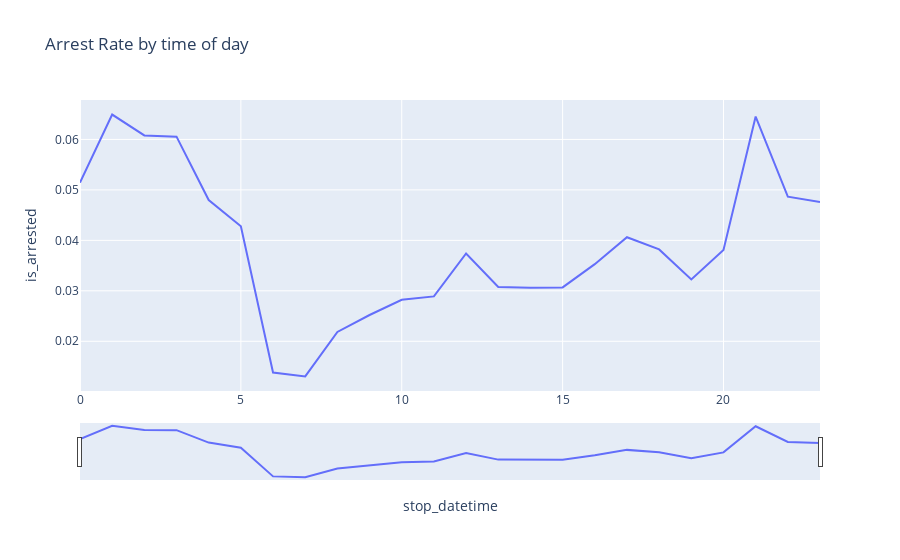

Notebook code cell kept with this figure:
### Code cell
# Create the basic line chart in plotly

fig = px.line(data_frame=df_hourly_arrest_rate,
              x='stop_datetime',
              y='is_arrested',
              title="Arrest Rate by time of day",
              height=500)

# make slider under visible
fig.update_xaxes(
    rangeslider_visible=True)

    
fig.show(renderer="jupyterlab")

### Figure 1 — Plotly figure (JSON) as saved in the notebook; plotly's stock layout.template omitted (floating-point values rounded to 4 significant figures)
{"data": [{"hovertemplate": "stop_datetime=%{x}<br>is_arrested=%{y}<extra></extra>", "legendgroup": "", "line": {"color": "#636efa", "dash": "solid"}, "marker": {"symbol": "circle"}, "mode": "lines", "name": "", "orientation": "v", "showlegend": false, "type": "scatter", "x": [0, 1, 2, 3, 4, 5, 6, 7, 8, 9, 10, 11, 12, 13, 14, 15, 16, 17, 18, 19, 20, 21, 22, 23], "xaxis": "x", "y": [0.05143, 0.06493, 0.0608, 0.06055, 0.048, 0.04278, 0.01381, 0.01303, 0.02185, 0.02521, 0.02821, 0.0289, 0.0374, 0.03078, 0.0306, 0.03068, 0.03528, 0.04062, 0.0382, 0.03224, 0.03811, 0.06454, 0.04867, 0.04759], "yaxis": "y"}], "layout": {"autosize": true, "legend": {"tracegroupgap": 0}, "title": {"text": "Arrest Rate by time of day"}, "xaxis": {"anchor": "y", "autorange": true, "domain": [0, 1], "range": [0, 23], "rangeslider": {"autorange": true, "range": [0, 23], "visible": true, "yaxis": {"_template": null, "rangemode": "match"}}, "title": {"text": "stop_datetime"}, "type": "linear"}, "yaxis": {"anchor": "x", "autorange": true, "domain": [0, 1], "range": [0.01015, 0.06782], "title": {"text": "is_arrested"}, "type": "linear"}}}
